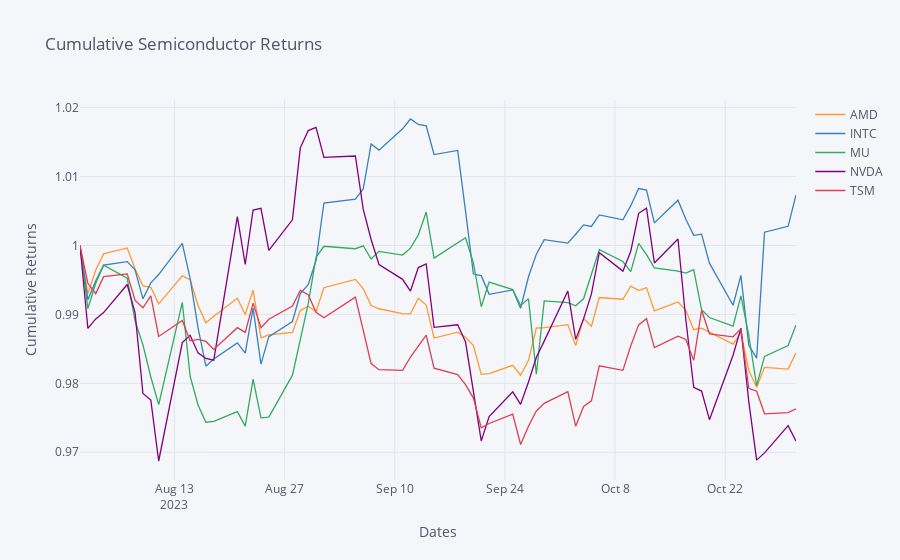

Notebook code cell kept with this figure:
### Markdown cell above
# Calculating Cumulative Returns
Finally, we'll calculate and visualize cumulative returns for a weighted portfolio of semiconductor stocks. You can define your own portfolio weights based on your investment strategy.

### Code cell
semiconductor_returns = semiconductor_data['Adj Close'].pct_change() # Calculate daily returns for each company
semiconductor_returns.iloc[0, :] = 0 # Set the initial value of returns to 0 (first day)
weights = np.array([0.1, 0.2, 0.25, 0.25, 0.2]) # Define the weights for each company in the portfolio; You can flexibly adjust these weights as needed
weighted_returns = weights * semiconductor_returns # Calculate the weighted returns for each company
cumulative_returns = (weighted_returns + 1).cumprod() # Calculate cumulative returns for the portfolio
cumulative_returns.iplot(title='Cumulative Semiconductor Returns', xTitle='Dates', yTitle='Cumulative Returns')
